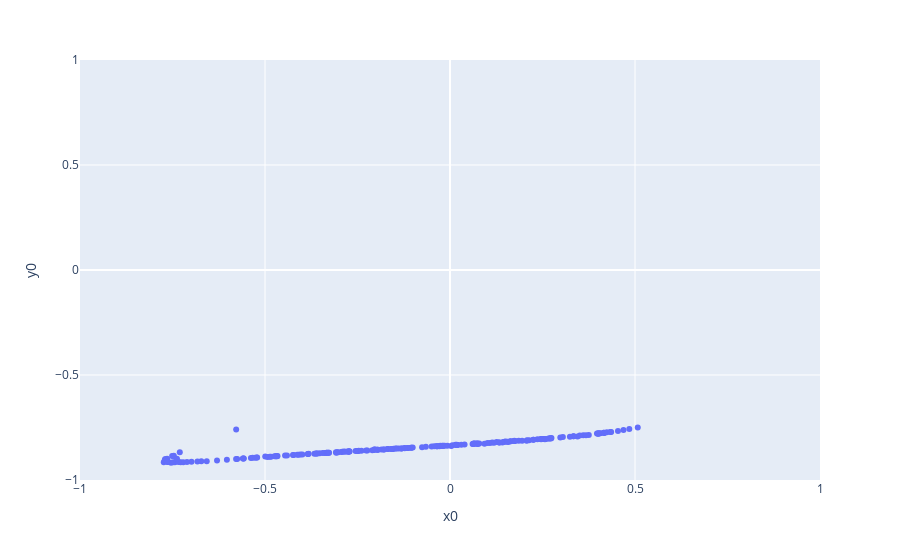
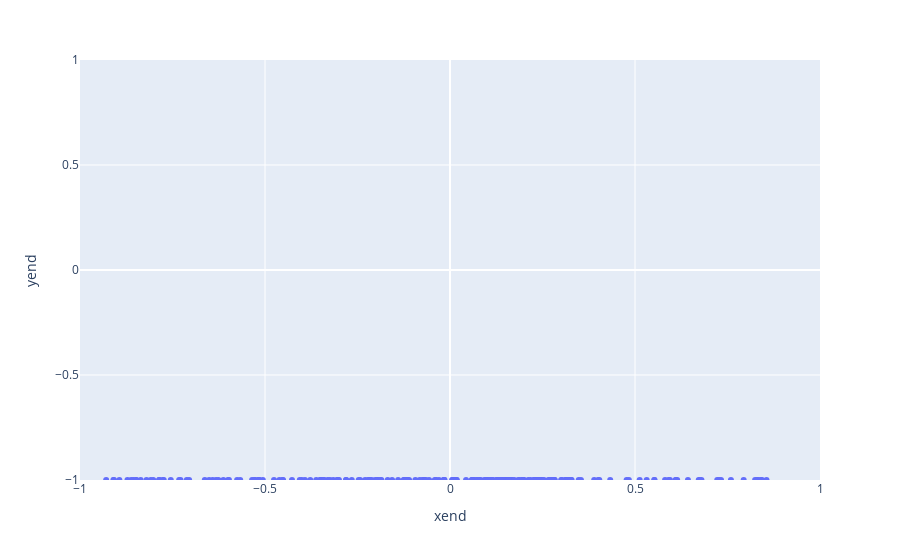

Notebook cell for these charts, in order:
### Code cell
fig1 = px.scatter(df_scatter, x = 'x0', y = 'y0', range_x=[-1, 1], range_y=[-1,1])
fig1.show()
fig2 = px.scatter(df_scatter, x = 'xend', y = 'yend', range_x=[-1, 1], range_y=[-1,1])
fig2.show()

### Figure 1 — Plotly figure (JSON) as saved in the notebook; plotly's stock layout.template omitted (floating-point values rounded to 4 significant figures; data arrays with more than 128 entries replaced by an {"elided": "..."} marker saying what was removed)
{"data": [{"hovertemplate": "x0=%{x}<br>y0=%{y}<extra></extra>", "legendgroup": "", "marker": {"color": "#636efa", "symbol": "circle"}, "mode": "markers", "name": "", "orientation": "v", "showlegend": false, "type": "scatter", "x": {"elided": "217 float values"}, "xaxis": "x", "y": {"elided": "217 float values"}, "yaxis": "y"}], "layout": {"legend": {"tracegroupgap": 0}, "margin": {"t": 60}, "xaxis": {"anchor": "y", "domain": [0, 1], "range": [-1, 1], "title": {"text": "x0"}}, "yaxis": {"anchor": "x", "domain": [0, 1], "range": [-1, 1], "title": {"text": "y0"}}}}

### Figure 2 — Plotly figure (JSON) as saved in the notebook; plotly's stock layout.template omitted (floating-point values rounded to 4 significant figures; data arrays with more than 128 entries replaced by an {"elided": "..."} marker saying what was removed)
{"data": [{"hovertemplate": "xend=%{x}<br>yend=%{y}<extra></extra>", "legendgroup": "", "marker": {"color": "#636efa", "symbol": "circle"}, "mode": "markers", "name": "", "orientation": "v", "showlegend": false, "type": "scatter", "x": {"elided": "217 float values"}, "xaxis": "x", "y": {"elided": "217 float values"}, "yaxis": "y"}], "layout": {"legend": {"tracegroupgap": 0}, "margin": {"t": 60}, "xaxis": {"anchor": "y", "domain": [0, 1], "range": [-1, 1], "title": {"text": "xend"}}, "yaxis": {"anchor": "x", "domain": [0, 1], "range": [-1, 1], "title": {"text": "yend"}}}}
